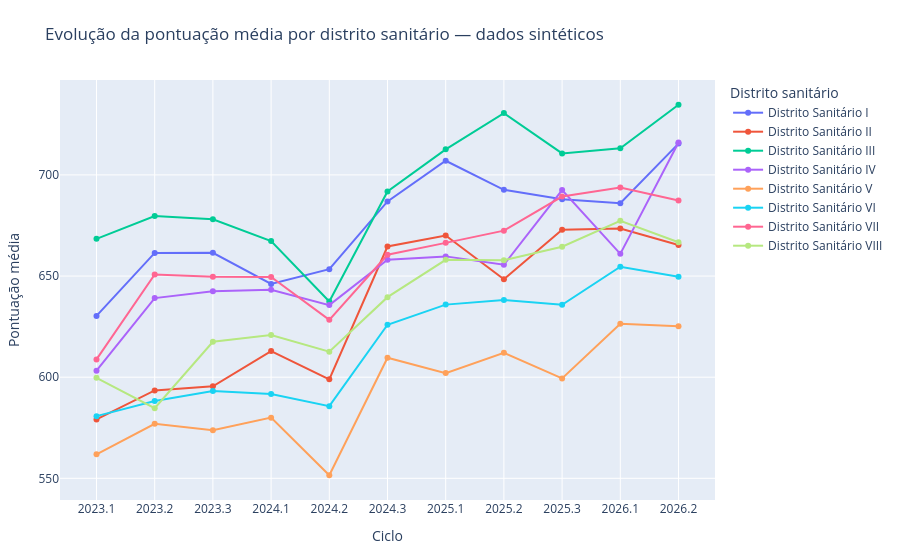

The notebook cell saved with this chart:
### Markdown cell above
## 14. Visualização interativa

- Além das visualizações estáticas utilizadas na análise exploratória, foi desenvolvida uma visualização interativa para permitir a exploração da evolução das pontuações médias dos distritos sanitários ao longo dos ciclos.
- A interatividade permite consultar valores específicos, destacar trajetórias individuais e comparar os distritos ao longo do período analisado.

**Pergunta de análise:** como o desempenho médio dos distritos sanitários evolui ao longo dos ciclos e como a interação com o gráfico facilita essa comparação?

### Code cell
fig = px.line(
    distrito_ciclo,
    x="ciclo",
    y="media",
    color="distrito_sanitario",
    markers=True,
    category_orders={
        "ciclo": ordem_ciclos
    },
    labels={
        "ciclo": "Ciclo",
        "media": "Pontuação média",
        "distrito_sanitario": "Distrito sanitário"
    },
    title=(
        "Evolução da pontuação média por distrito sanitário "
        "— dados sintéticos"
    ),
    custom_data=["pontuacoes_validas"]
)

# Personalização das informações exibidas ao passar o mouse
fig.update_traces(
    hovertemplate=(
        "<b>Distrito %{fullData.name}</b><br>"
        "Ciclo: %{x}<br>"
        "Pontuação média: %{y:.2f}<br>"
        "Pontuações válidas: %{customdata[0]}"
        "<extra></extra>"
    )
)

# Ajustes visuais e de interatividade
fig.update_layout(
    xaxis_title="Ciclo",
    yaxis_title="Pontuação média",
    legend_title="Distrito sanitário",
    hovermode="closest",
    margin=dict(
        t=80,
        r=40,
        b=60,
        l=60
    )
)

fig.show()

### Figure 1 — Plotly figure (JSON) as saved in the notebook; plotly's stock layout.template omitted (floating-point values rounded to 4 significant figures)
{"data": [{"customdata": [[12], [12], [12], [12], [13], [13], [14], [14], [12], [14], [13]], "hovertemplate": "<b>Distrito %{fullData.name}</b><br>Ciclo: %{x}<br>Pontuação média: %{y:.2f}<br>Pontuações válidas: %{customdata[0]}<extra></extra>", "legendgroup": "Distrito Sanitário I", "line": {"color": "#636efa", "dash": "solid"}, "marker": {"symbol": "circle"}, "mode": "lines+markers", "name": "Distrito Sanitário I", "orientation": "v", "showlegend": true, "type": "scatter", "x": ["2023.1", "2023.2", "2023.3", "2024.1", "2024.2", "2024.3", "2025.1", "2025.2", "2025.3", "2026.1", "2026.2"], "xaxis": "x", "y": [630.3, 661.5, 661.5, 646.1, 653.4, 686.9, 707.0, 692.6, 688.0, 686.0, 715.5], "yaxis": "y"}, {"customdata": [[10], [10], [12], [13], [13], [13], [13], [13], [13], [14], [14]], "hovertemplate": "<b>Distrito %{fullData.name}</b><br>Ciclo: %{x}<br>Pontuação média: %{y:.2f}<br>Pontuações válidas: %{customdata[0]}<extra></extra>", "legendgroup": "Distrito Sanitário II", "line": {"color": "#EF553B", "dash": "solid"}, "marker": {"symbol": "circle"}, "mode": "lines+markers", "name": "Distrito Sanitário II", "orientation": "v", "showlegend": true, "type": "scatter", "x": ["2023.1", "2023.2", "2023.3", "2024.1", "2024.2", "2024.3", "2025.1", "2025.2", "2025.3", "2026.1", "2026.2"], "xaxis": "x", "y": [579.1, 593.5, 595.5, 612.9, 599.0, 664.6, 670.0, 648.4, 672.9, 673.5, 665.4], "yaxis": "y"}, {"customdata": [[11], [10], [10], [12], [13], [13], [14], [12], [13], [12], [14]], "hovertemplate": "<b>Distrito %{fullData.name}</b><br>Ciclo: %{x}<br>Pontuação média: %{y:.2f}<br>Pontuações válidas: %{customdata[0]}<extra></extra>", "legendgroup": "Distrito Sanitário III", "line": {"color": "#00cc96", "dash": "solid"}, "marker": {"symbol": "circle"}, "mode": "lines+markers", "name": "Distrito Sanitário III", "orientation": "v", "showlegend": true, "type": "scatter", "x": ["2023.1", "2023.2", "2023.3", "2024.1", "2024.2", "2024.3", "2025.1", "2025.2", "2025.3", "2026.1", "2026.2"], "xaxis": "x", "y": [668.4, 679.6, 678.0, 667.3, 637.4, 691.8, 712.6, 730.6, 710.6, 713.2, 734.7], "yaxis": "y"}, {"customdata": [[13], [14], [14], [14], [16], [16], [15], [16], [14], [15], [15]], "hovertemplate": "<b>Distrito %{fullData.name}</b><br>Ciclo: %{x}<br>Pontuação média: %{y:.2f}<br>Pontuações válidas: %{customdata[0]}<extra></extra>", "legendgroup": "Distrito Sanitário IV", "line": {"color": "#ab63fa", "dash": "solid"}, "marker": {"symbol": "circle"}, "mode": "lines+markers", "name": "Distrito Sanitário IV", "orientation": "v", "showlegend": true, "type": "scatter", "x": ["2023.1", "2023.2", "2023.3", "2024.1", "2024.2", "2024.3", "2025.1", "2025.2", "2025.3", "2026.1", "2026.2"], "xaxis": "x", "y": [603.2, 639.1, 642.5, 643.2, 635.6, 658.0, 659.7, 655.6, 692.5, 661.0, 716.0], "yaxis": "y"}, {"customdata": [[17], [19], [20], [20], [20], [20], [20], [21], [23], [22], [23]], "hovertemplate": "<b>Distrito %{fullData.name}</b><br>Ciclo: %{x}<br>Pontuação média: %{y:.2f}<br>Pontuações válidas: %{customdata[0]}<extra></extra>", "legendgroup": "Distrito Sanitário V", "line": {"color": "#FFA15A", "dash": "solid"}, "marker": {"symbol": "circle"}, "mode": "lines+markers", "name": "Distrito Sanitário V", "orientation": "v", "showlegend": true, "type": "scatter", "x": ["2023.1", "2023.2", "2023.3", "2024.1", "2024.2", "2024.3", "2025.1", "2025.2", "2025.3", "2026.1", "2026.2"], "xaxis": "x", "y": [561.9, 576.9, 573.7, 580.0, 551.5, 609.6, 602.0, 612.0, 599.4, 626.4, 625.2], "yaxis": "y"}, {"customdata": [[14], [16], [17], [18], [19], [19], [20], [20], [20], [20], [19]], "hovertemplate": "<b>Distrito %{fullData.name}</b><br>Ciclo: %{x}<br>Pontuação média: %{y:.2f}<br>Pontuações válidas: %{customdata[0]}<extra></extra>", "legendgroup": "Distrito Sanitário VI", "line": {"color": "#19d3f3", "dash": "solid"}, "marker": {"symbol": "circle"}, "mode": "lines+markers", "name": "Distrito Sanitário VI", "orientation": "v", "showlegend": true, "type": "scatter", "x": ["2023.1", "2023.2", "2023.3", "2024.1", "2024.2", "2024.3", "2025.1", "2025.2", "2025.3", "2026.1", "2026.2"], "xaxis": "x", "y": [580.7, 588.2, 593.1, 591.7, 585.7, 625.9, 635.9, 638.1, 635.8, 654.6, 649.7], "yaxis": "y"}, {"customdata": [[13], [14], [14], [14], [13], [16], [14], [16], [15], [15], [16]], "hovertemplate": "<b>Distrito %{fullData.name}</b><br>Ciclo: %{x}<br>Pontuação média: %{y:.2f}<br>Pontuações válidas: %{customdata[0]}<extra></extra>", "legendgroup": "Distrito Sanitário VII", "line": {"color": "#FF6692", "dash": "solid"}, "marker": {"symbol": "circle"}, "mode": "lines+markers", "name": "Distrito Sanitário VII", "orientation": "v", "showlegend": true, "type": "scatter", "x": ["2023.1", "2023.2", "2023.3", "2024.1", "2024.2", "2024.3", "2025.1", "2025.2", "2025.3", "2026.1", "2026.2"], "xaxis": "x", "y": [608.8, 650.8, 649.7, 649.6, 628.4, 660.5, 666.4, 672.5, 689.3, 693.8, 687.3], "yaxis": "y"}, {"customdata": [[10], [10], [11], [12], [12], [14], [15], [14], [15], [14], [15]], "hovertemplate": "<b>Distrito %{fullData.name}</b><br>Ciclo: %{x}<br>Pontuação média: %{y:.2f}<br>Pontuações válidas: %{customdata[0]}<extra></extra>", "legendgroup": "Distrito Sanitário VIII", "line": {"color": "#B6E880", "dash": "solid"}, "marker": {"symbol": "circle"}, "mode": "lines+markers", "name": "Distrito Sanitário VIII", "orientation": "v", "showlegend": true, "type": "scatter", "x": ["2023.1", "2023.2", "2023.3", "2024.1", "2024.2", "2024.3", "2025.1", "2025.2", "2025.3", "2026.1", "2026.2"], "xaxis": "x", "y": [599.7, 584.7, 617.5, 620.9, 612.6, 639.6, 658.0, 657.8, 664.5, 677.3, 666.7], "yaxis": "y"}], "layout": {"hovermode": "closest", "legend": {"title": {"text": "Distrito sanitário"}, "tracegroupgap": 0}, "margin": {"b": 60, "l": 60, "r": 40, "t": 80}, "title": {"text": "Evolução da pontuação média por distrito sanitário — dados sintéticos"}, "xaxis": {"anchor": "y", "categoryarray": ["2023.1", "2023.2", "2023.3", "2024.1", "2024.2", "2024.3", "2025.1", "2025.2", "2025.3", "2026.1", "2026.2"], "categoryorder": "array", "domain": [0, 1], "title": {"text": "Ciclo"}}, "yaxis": {"anchor": "x", "domain": [0, 1], "title": {"text": "Pontuação média"}}}}
